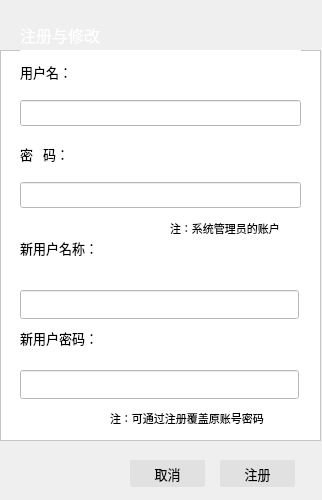
<?xml version="1.0" encoding="UTF-8"?>
<ui version="4.0">
 <class>Register_Dialog</class>
 <widget class="QMainWindow" name="Register_Dialog">
  <property name="windowModality">
   <enum>Qt::NonModal</enum>
  </property>
  <property name="geometry">
   <rect>
    <x>0</x>
    <y>0</y>
    <width>322</width>
    <height>500</height>
   </rect>
  </property>
  <property name="windowTitle">
   <string>注册</string>
  </property>
  <property name="styleSheet">
   <string notr="true"/>
  </property>
  <widget class="QWidget" name="centralwidget">
   <property name="styleSheet">
    <string notr="true">background-color: rgb(68, 68, 68);
QPushButton{
	border-radius:2;
	background-color: #E1E1E1;
	border-color:#B7B7B7;
}
QPushButton:hover{
	border-radius:2;
	background-color: #E5F1FB;
	border-color:#B7B7B7;
}
QPushButton:pressed{
	border-radius:2;
	background-color: #CCE4F7;
	border-color:#B7B7B7;
}</string>
   </property>
   <widget class="QFrame" name="frame">
    <property name="geometry">
     <rect>
      <x>0</x>
      <y>50</y>
      <width>321</width>
      <height>391</height>
     </rect>
    </property>
    <property name="styleSheet">
     <string notr="true">background-color: rgb(255, 255, 255);</string>
    </property>
    <property name="frameShape">
     <enum>QFrame::StyledPanel</enum>
    </property>
    <property name="frameShadow">
     <enum>QFrame::Raised</enum>
    </property>
    <widget class="QWidget" name="layoutWidget">
     <property name="geometry">
      <rect>
       <x>20</x>
       <y>0</y>
       <width>281</width>
       <height>158</height>
      </rect>
     </property>
     <layout class="QVBoxLayout" name="verticalLayout">
      <item>
       <layout class="QHBoxLayout" name="horizontalLayout_2">
        <item>
         <widget class="QLabel" name="label_2">
          <property name="font">
           <font>
            <family>微软雅黑 Light</family>
            <pointsize>10</pointsize>
           </font>
          </property>
          <property name="text">
           <string>用户名：</string>
          </property>
         </widget>
        </item>
        <item>
         <spacer name="horizontalSpacer_2">
          <property name="orientation">
           <enum>Qt::Horizontal</enum>
          </property>
          <property name="sizeHint" stdset="0">
           <size>
            <width>40</width>
            <height>20</height>
           </size>
          </property>
         </spacer>
        </item>
       </layout>
      </item>
      <item>
       <widget class="QLineEdit" name="mTextUserName">
        <property name="font">
         <font>
          <family>微软雅黑 Light</family>
          <pointsize>10</pointsize>
         </font>
        </property>
       </widget>
      </item>
      <item>
       <layout class="QHBoxLayout" name="horizontalLayout_3">
        <item>
         <widget class="QLabel" name="label_3">
          <property name="font">
           <font>
            <family>微软雅黑 Light</family>
            <pointsize>10</pointsize>
           </font>
          </property>
          <property name="text">
           <string>密   码：</string>
          </property>
         </widget>
        </item>
        <item>
         <spacer name="horizontalSpacer_3">
          <property name="orientation">
           <enum>Qt::Horizontal</enum>
          </property>
          <property name="sizeHint" stdset="0">
           <size>
            <width>40</width>
            <height>20</height>
           </size>
          </property>
         </spacer>
        </item>
       </layout>
      </item>
      <item>
       <widget class="QLineEdit" name="mTextPassword">
        <property name="font">
         <font>
          <family>微软雅黑 Light</family>
          <pointsize>10</pointsize>
         </font>
        </property>
        <property name="styleSheet">
         <string notr="true">border-color: rgb(250, 0, 0);</string>
        </property>
        <property name="echoMode">
         <enum>QLineEdit::Password</enum>
        </property>
       </widget>
      </item>
     </layout>
    </widget>
    <widget class="QLabel" name="label_4">
     <property name="geometry">
      <rect>
       <x>30</x>
       <y>183</y>
       <width>68</width>
       <height>37</height>
      </rect>
     </property>
     <property name="font">
      <font>
       <family>微软雅黑 Light</family>
       <pointsize>10</pointsize>
      </font>
     </property>
     <property name="text">
      <string>用户名：</string>
     </property>
    </widget>
    <widget class="QLabel" name="label_5">
     <property name="geometry">
      <rect>
       <x>20</x>
       <y>180</y>
       <width>101</width>
       <height>36</height>
      </rect>
     </property>
     <property name="font">
      <font>
       <family>微软雅黑 Light</family>
       <pointsize>10</pointsize>
      </font>
     </property>
     <property name="text">
      <string>新用户名称：</string>
     </property>
    </widget>
    <widget class="QLineEdit" name="mTextUserName_2">
     <property name="geometry">
      <rect>
       <x>20</x>
       <y>240</y>
       <width>279</width>
       <height>29</height>
      </rect>
     </property>
     <property name="font">
      <font>
       <family>微软雅黑 Light</family>
       <pointsize>10</pointsize>
      </font>
     </property>
    </widget>
    <widget class="QLineEdit" name="mTextPassword_2">
     <property name="geometry">
      <rect>
       <x>20</x>
       <y>320</y>
       <width>279</width>
       <height>29</height>
      </rect>
     </property>
     <property name="font">
      <font>
       <family>微软雅黑 Light</family>
       <pointsize>10</pointsize>
      </font>
     </property>
     <property name="styleSheet">
      <string notr="true">border-color: rgb(250, 0, 0);</string>
     </property>
     <property name="echoMode">
      <enum>QLineEdit::Password</enum>
     </property>
    </widget>
    <widget class="QLabel" name="label_6">
     <property name="geometry">
      <rect>
       <x>20</x>
       <y>270</y>
       <width>111</width>
       <height>36</height>
      </rect>
     </property>
     <property name="font">
      <font>
       <family>微软雅黑 Light</family>
       <pointsize>10</pointsize>
      </font>
     </property>
     <property name="text">
      <string>新用户密码：</string>
     </property>
    </widget>
    <widget class="QLabel" name="label_7">
     <property name="geometry">
      <rect>
       <x>170</x>
       <y>160</y>
       <width>131</width>
       <height>36</height>
      </rect>
     </property>
     <property name="font">
      <font>
       <family>微软雅黑 Light</family>
       <pointsize>8</pointsize>
      </font>
     </property>
     <property name="text">
      <string>注：系统管理员的账户</string>
     </property>
    </widget>
    <widget class="QLabel" name="label_8">
     <property name="geometry">
      <rect>
       <x>110</x>
       <y>350</y>
       <width>191</width>
       <height>36</height>
      </rect>
     </property>
     <property name="font">
      <font>
       <family>微软雅黑 Light</family>
       <pointsize>8</pointsize>
      </font>
     </property>
     <property name="text">
      <string>注：可通过注册覆盖原账号密码</string>
     </property>
    </widget>
   </widget>
   <widget class="QPushButton" name="mBtnLogin">
    <property name="geometry">
     <rect>
      <x>220</x>
      <y>460</y>
      <width>75</width>
      <height>27</height>
     </rect>
    </property>
    <property name="palette">
     <palette>
      <active>
       <colorrole role="Button">
        <brush brushstyle="SolidPattern">
         <color alpha="255">
          <red>225</red>
          <green>225</green>
          <blue>225</blue>
         </color>
        </brush>
       </colorrole>
       <colorrole role="Base">
        <brush brushstyle="SolidPattern">
         <color alpha="255">
          <red>225</red>
          <green>225</green>
          <blue>225</blue>
         </color>
        </brush>
       </colorrole>
       <colorrole role="Window">
        <brush brushstyle="SolidPattern">
         <color alpha="255">
          <red>225</red>
          <green>225</green>
          <blue>225</blue>
         </color>
        </brush>
       </colorrole>
      </active>
      <inactive>
       <colorrole role="Button">
        <brush brushstyle="SolidPattern">
         <color alpha="255">
          <red>225</red>
          <green>225</green>
          <blue>225</blue>
         </color>
        </brush>
       </colorrole>
       <colorrole role="Base">
        <brush brushstyle="SolidPattern">
         <color alpha="255">
          <red>225</red>
          <green>225</green>
          <blue>225</blue>
         </color>
        </brush>
       </colorrole>
       <colorrole role="Window">
        <brush brushstyle="SolidPattern">
         <color alpha="255">
          <red>225</red>
          <green>225</green>
          <blue>225</blue>
         </color>
        </brush>
       </colorrole>
      </inactive>
      <disabled>
       <colorrole role="Button">
        <brush brushstyle="SolidPattern">
         <color alpha="255">
          <red>225</red>
          <green>225</green>
          <blue>225</blue>
         </color>
        </brush>
       </colorrole>
       <colorrole role="Base">
        <brush brushstyle="SolidPattern">
         <color alpha="255">
          <red>225</red>
          <green>225</green>
          <blue>225</blue>
         </color>
        </brush>
       </colorrole>
       <colorrole role="Window">
        <brush brushstyle="SolidPattern">
         <color alpha="255">
          <red>225</red>
          <green>225</green>
          <blue>225</blue>
         </color>
        </brush>
       </colorrole>
      </disabled>
     </palette>
    </property>
    <property name="font">
     <font>
      <family>微软雅黑 Light</family>
      <pointsize>10</pointsize>
     </font>
    </property>
    <property name="styleSheet">
     <string notr="true">QPushButton{
	border-radius:2;
	background-color: #E1E1E1;
	border-color:#B7B7B7;
}
QPushButton:hover{
	border-radius:2;
	background-color: #E5F1FB;
	border-color:#B7B7B7;
}
QPushButton:pressed{
	border-radius:2;
	background-color: #CCE4F7;
	border-color:#B7B7B7;
}</string>
    </property>
    <property name="text">
     <string>注册</string>
    </property>
   </widget>
   <widget class="QPushButton" name="mBtnCancel">
    <property name="geometry">
     <rect>
      <x>130</x>
      <y>460</y>
      <width>75</width>
      <height>27</height>
     </rect>
    </property>
    <property name="palette">
     <palette>
      <active>
       <colorrole role="Button">
        <brush brushstyle="SolidPattern">
         <color alpha="255">
          <red>225</red>
          <green>225</green>
          <blue>225</blue>
         </color>
        </brush>
       </colorrole>
       <colorrole role="Base">
        <brush brushstyle="SolidPattern">
         <color alpha="255">
          <red>225</red>
          <green>225</green>
          <blue>225</blue>
         </color>
        </brush>
       </colorrole>
       <colorrole role="Window">
        <brush brushstyle="SolidPattern">
         <color alpha="255">
          <red>225</red>
          <green>225</green>
          <blue>225</blue>
         </color>
        </brush>
       </colorrole>
      </active>
      <inactive>
       <colorrole role="Button">
        <brush brushstyle="SolidPattern">
         <color alpha="255">
          <red>225</red>
          <green>225</green>
          <blue>225</blue>
         </color>
        </brush>
       </colorrole>
       <colorrole role="Base">
        <brush brushstyle="SolidPattern">
         <color alpha="255">
          <red>225</red>
          <green>225</green>
          <blue>225</blue>
         </color>
        </brush>
       </colorrole>
       <colorrole role="Window">
        <brush brushstyle="SolidPattern">
         <color alpha="255">
          <red>225</red>
          <green>225</green>
          <blue>225</blue>
         </color>
        </brush>
       </colorrole>
      </inactive>
      <disabled>
       <colorrole role="Button">
        <brush brushstyle="SolidPattern">
         <color alpha="255">
          <red>225</red>
          <green>225</green>
          <blue>225</blue>
         </color>
        </brush>
       </colorrole>
       <colorrole role="Base">
        <brush brushstyle="SolidPattern">
         <color alpha="255">
          <red>225</red>
          <green>225</green>
          <blue>225</blue>
         </color>
        </brush>
       </colorrole>
       <colorrole role="Window">
        <brush brushstyle="SolidPattern">
         <color alpha="255">
          <red>225</red>
          <green>225</green>
          <blue>225</blue>
         </color>
        </brush>
       </colorrole>
      </disabled>
     </palette>
    </property>
    <property name="font">
     <font>
      <family>微软雅黑 Light</family>
      <pointsize>10</pointsize>
     </font>
    </property>
    <property name="styleSheet">
     <string notr="true">QPushButton{
	border-radius:2;
	background-color: #E1E1E1;
	border-color:#B7B7B7;
}
QPushButton:hover{
	border-radius:2;
	background-color: #E5F1FB;
	border-color:#B7B7B7;
}
QPushButton:pressed{
	border-radius:2;
	background-color: #CCE4F7;
	border-color:#B7B7B7;
}</string>
    </property>
    <property name="text">
     <string>取消</string>
    </property>
   </widget>
   <widget class="QWidget" name="layoutWidget">
    <property name="geometry">
     <rect>
      <x>20</x>
      <y>20</y>
      <width>102</width>
      <height>29</height>
     </rect>
    </property>
    <layout class="QHBoxLayout" name="horizontalLayout">
     <item>
      <widget class="QLabel" name="label">
       <property name="font">
        <font>
         <family>微软雅黑</family>
         <pointsize>12</pointsize>
        </font>
       </property>
       <property name="styleSheet">
        <string notr="true">color: rgb(255, 255, 255);</string>
       </property>
       <property name="text">
        <string>注册与修改</string>
       </property>
      </widget>
     </item>
    </layout>
   </widget>
  </widget>
 </widget>
 <resources>
  <include location="qtdesigner.qrc"/>
 </resources>
 <connections/>
</ui>
